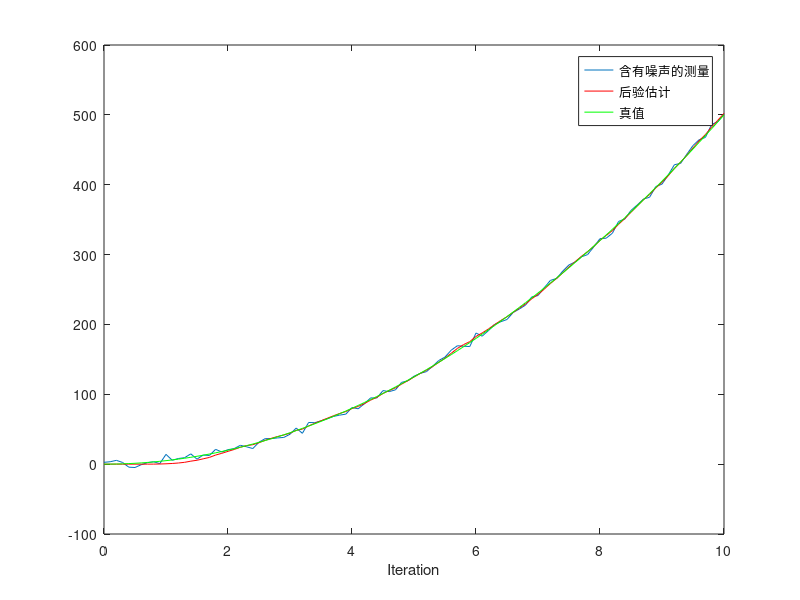

This chart was generated by the following MATLAB code:
clc   %clean comand window
clear all  %清除子函数中的断点,工作空间中的所有变量,函数和MEX文件
close all  %关闭所有figure窗口
 
% 初始化参数
delta_t=0.1;   %采样时间
t=0:delta_t:10;
N = length(t); % 序列的长度
sz = [2,N];    % 信号需开辟的内存空间大小  2行*N列  2:为状态向量的维数n
g=10;          %加速度值
x=1/2*g*t.^2;      %实际真实位置
z = x + sqrt(10).*randn(1,N); % 测量时加入测量白噪声
 
Q =[0 0;0 9e-1]; %预测模型本身协方差矩阵.假设建立的模型  噪声方差叠加在速度上 大小为n*n方阵 n=状态向量的维数
R = 10;    % 观测噪声协方差矩阵.位置测量方差估计，可以改变它来看不同效果  m*m      m=z(i)的维数
 
A=[1 delta_t;0 1];  % n*n
B=[1/2*delta_t^2;delta_t];
H=[1,0];            % m*n
 
n=size(Q);  %n为一个1*2的行向量  Q为方阵 元素为Q的几行几列,此处n=[2,2]
m=size(R);
 
% 分配空间
xhat=zeros(sz);       % x的后验估计
P=zeros(n);           % 后验方差估计  n*n
xhatminus=zeros(sz);  % x的先验预测,加hat是为了区分实际值
Pminus=zeros(n);      % n*n后验方差的预测
K=zeros(n(1),m(1));   % Kalman增益  n*m
I=eye(n);             % 单位矩阵
 
% 估计的初始值都为默认的0，即P=[0 0;0 0],xhat=0
for k = 9:N           %假设车子已经运动9个delta_T了，我们才开始估计
    % 时间更新过程
    xhatminus(:,k) = A*xhat(:,k-1)+B*g;  %A(:,j)是A的第j列,下次的预测由上一次估计得到,
    Pminus= A*P*A'+Q;  %预测值和真实值之间误差协方差预测 = 上次估计协方差+预测系统协方差
    
    % 测量更新过程
    K = Pminus*H'*inv( H*Pminus*H'+R );   %更新kalman系数
    xhat(:,k) = xhatminus(:,k)+K*(z(k)-H*xhatminus(:,k));   %最终估计值=预测值+残差项
    P = (I-K*H)*Pminus;      %更新状态估计协方差
end
 
figure
plot(t,z);
hold on
plot(t,xhat(1,:),'r-')
plot(t,x(1,:),'g-');
legend('含有噪声的测量', '后验估计', '真值');
xlabel('Iteration');
